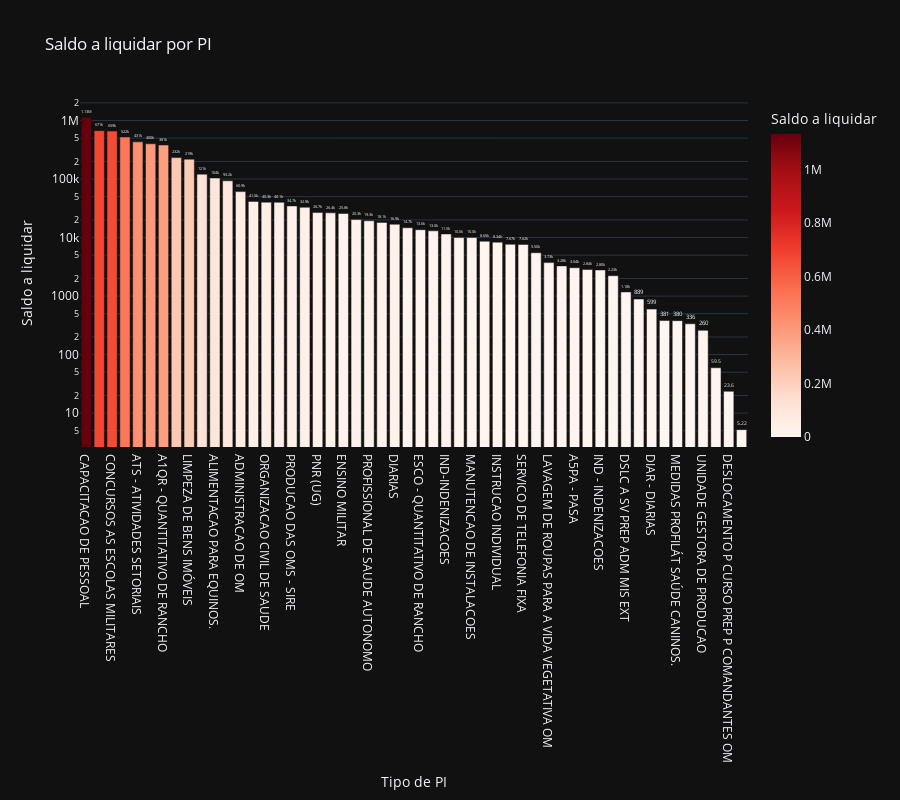

Source (notebook cell):
### Code cell
# Saldo a liquidar por tipo de PI
cols = ['NOME_PI', 'A_LIQUIDAR']

df_aux = df.loc[:, cols].groupby('NOME_PI').sum().sort_values(by= 'A_LIQUIDAR', ascending=False).reset_index()
df_aux = df_aux[df_aux['A_LIQUIDAR'] > 0]
fig = px.bar(df_aux, 
             x='NOME_PI', 
             y='A_LIQUIDAR',
             title='Saldo a liquidar por PI',
             labels={'NOME_PI':'Tipo de PI', 'A_LIQUIDAR':'Saldo a liquidar'},
             text_auto='.3s',
             height=800,
             log_y=True,
             color='A_LIQUIDAR',
             color_continuous_scale = 'reds',
             template='plotly_dark')
fig.update_traces(textposition = 'outside', cliponaxis = False, hovertemplate=None)
fig.update_layout(hovermode="x unified")

fig.show()

### Figure 1 — Plotly figure (JSON) as saved in the notebook; plotly's stock layout.template omitted (floating-point values rounded to 4 significant figures)
{"data": [{"alignmentgroup": "True", "cliponaxis": false, "legendgroup": "", "marker": {"color": [1132000.0, 671100.0, 659000.0, 521600.0, 431468, 400000, 380600.0, 232210, 218500.0, 121200.0, 104100.0, 93190.0, 60940.0, 41470.0, 40260.0, 40080.0, 34700.0, 32910.0, 26690.0, 26420.0, 25770.0, 20300.0, 19330.0, 18150.0, 16860.0, 14700.0, 13610.0, 13020.0, 11510.0, 10000.0, 10000.0, 8645, 8343.0, 7667.0, 7619.0, 5500.0, 3732.0, 3278.0, 3045.0, 2838.0, 2796.0, 2229.0, 1175.0, 889.3, 598.9, 381.1, 380, 335.8, 260, 59.53, 23.6, 5.22], "coloraxis": "coloraxis", "pattern": {"shape": ""}}, "name": "", "offsetgroup": "", "orientation": "v", "showlegend": false, "textposition": "outside", "texttemplate": "%{y:.3s}", "type": "bar", "x": ["CAPACITACAO DE PESSOAL", "AQUARTELAMENTO", "CONCURSOS AS ESCOLAS MILITARES", "DESPESAS COM ENERGIA ELETRICA", "ATS - ATIVIDADES SETORIAIS", "CONSTRUIR E ADEQUAR INST SIST EDU E CULT EB", "A1QR - QUANTITATIVO DE RANCHO", "COLEGIO MILITAR - ADMINISTRACAO", "LIMPEZA DE BENS IMÓVEIS", "ATENDER NEC DECEX MODERNIZACAO OPERACIONAL", "ALIMENTACAO PARA EQUINOS.", "OUTROS", "ADMINISTRACAO DE OM", "MNT DE MÁQ E EQP ADMINISTRATIVOS", "ORGANIZACAO CIVIL DE SAUDE", "CONCESSIONÁRIAS DE ÁGUA E ESGOTO", "PRODUCAO DAS OMS - SIRE", "SERVICO POSTAIS", "PNR (UG)", "FUNADOM - DPGO", "ENSINO MILITAR", "ASSISTENCIA SOCIAL", "PROFISSIONAL DE SAUDE AUTONOMO", "PUBLICIDADE", "DIARIAS", "REMONTA E VETERINÁRIA", "ESCO - QUANTITATIVO DE RANCHO", "MEDIDAS PROFILÁT SAÚDE EQUINOS", "IND-INDENIZACOES", "MANUTENCAO DE BENS MOVEIS", "MANUTENCAO DE INSTALACOES", "MNT DE SISTEMAS DE INFORMACãO E COMUNICACãO", "INSTRUCAO INDIVIDUAL", "MANUTENCAO DE MAQUINAS E EQUIP ADMINISTRATIVO", "SERVICO DE TELEFONIA FIXA", "A3RR - QUANTITATIVO DE RANCHO", "LAVAGEM DE ROUPAS PARA A VIDA VEGETATIVA OM", "DESTAQUES DO MD PARA O GAB CMT", "A5PA - PASA", "DESLOCAMENTO", "IND - INDENIZACOES", "UNPCRS", "DSLC A SV PREP ADM MIS EXT", "FATOR DE CUSTO - CONTRATO DE OBJETIVOS", "DIAR - DIARIAS", "CRÉDITO PARA CUTEAR ATIVIDADES DO SAREX", "MEDIDAS PROFILÁT SAÚDE CANINOS.", "SERVICOS DE PROTECAO A RADIACAO IONIZANTE", "UNIDADE GESTORA DE PRODUCAO", "ATENDIMENTO MEDICO-HOPITALR/FC", "DESLOCAMENTO P CURSO PREP P COMANDANTES OM", "COMBUSTIVEL E LUBRIFICANTES"], "xaxis": "x", "y": [1132000.0, 671100.0, 659000.0, 521600.0, 431468, 400000, 380600.0, 232210, 218500.0, 121200.0, 104100.0, 93190.0, 60940.0, 41470.0, 40260.0, 40080.0, 34700.0, 32910.0, 26690.0, 26420.0, 25770.0, 20300.0, 19330.0, 18150.0, 16860.0, 14700.0, 13610.0, 13020.0, 11510.0, 10000.0, 10000.0, 8645, 8343.0, 7667.0, 7619.0, 5500.0, 3732.0, 3278.0, 3045.0, 2838.0, 2796.0, 2229.0, 1175.0, 889.3, 598.9, 381.1, 380, 335.8, 260, 59.53, 23.6, 5.22], "yaxis": "y"}], "layout": {"barmode": "relative", "coloraxis": {"colorbar": {"title": {"text": "Saldo a liquidar"}}, "colorscale": [[0, "rgb(255,245,240)"], [0.125, "rgb(254,224,210)"], [0.25, "rgb(252,187,161)"], [0.375, "rgb(252,146,114)"], [0.5, "rgb(251,106,74)"], [0.625, "rgb(239,59,44)"], [0.75, "rgb(203,24,29)"], [0.875, "rgb(165,15,21)"], [1, "rgb(103,0,13)"]]}, "height": 800, "hovermode": "x unified", "legend": {"tracegroupgap": 0}, "title": {"text": "Saldo a liquidar por PI"}, "xaxis": {"anchor": "y", "domain": [0, 1], "title": {"text": "Tipo de PI"}}, "yaxis": {"anchor": "x", "domain": [0, 1], "title": {"text": "Saldo a liquidar"}, "type": "log"}}}
